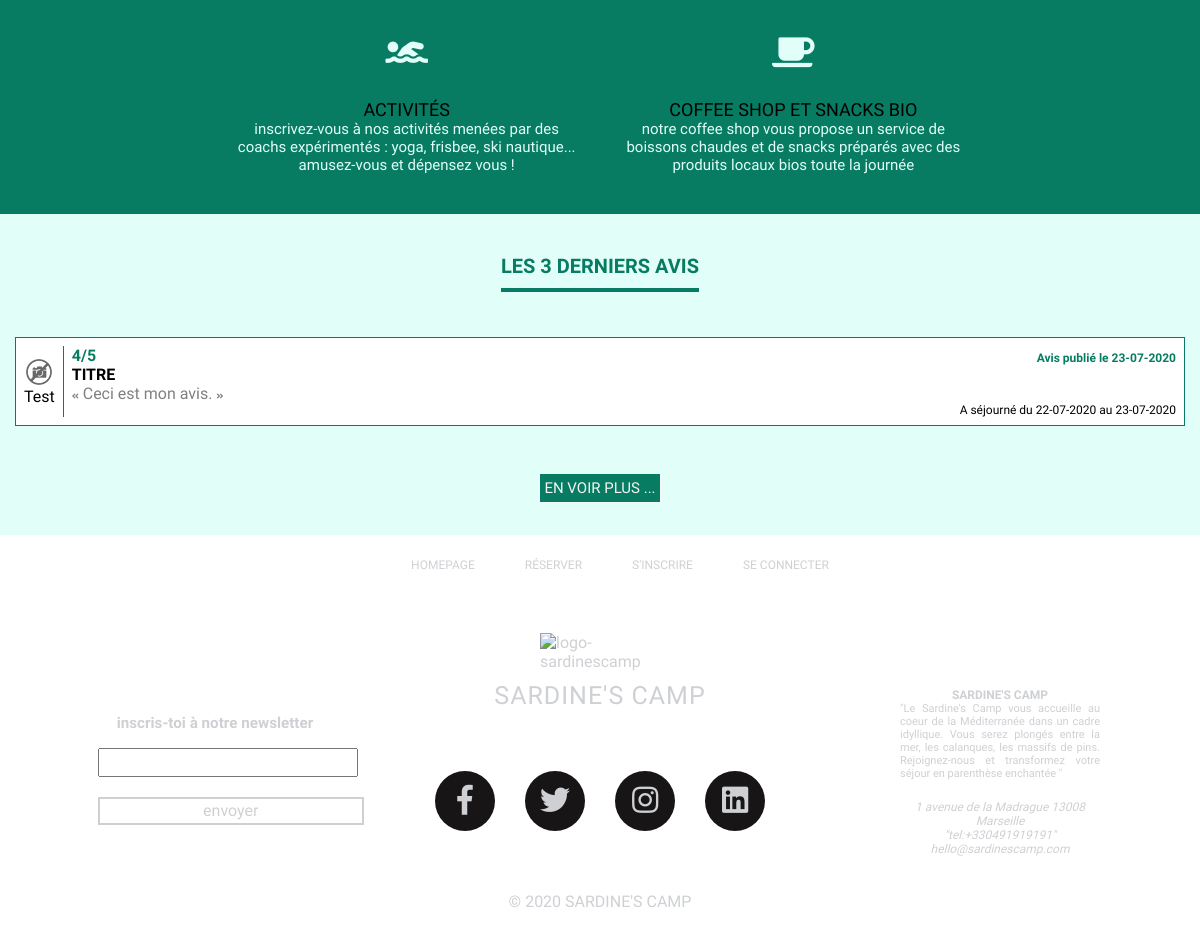
Before: / (lower part) with the older database file.
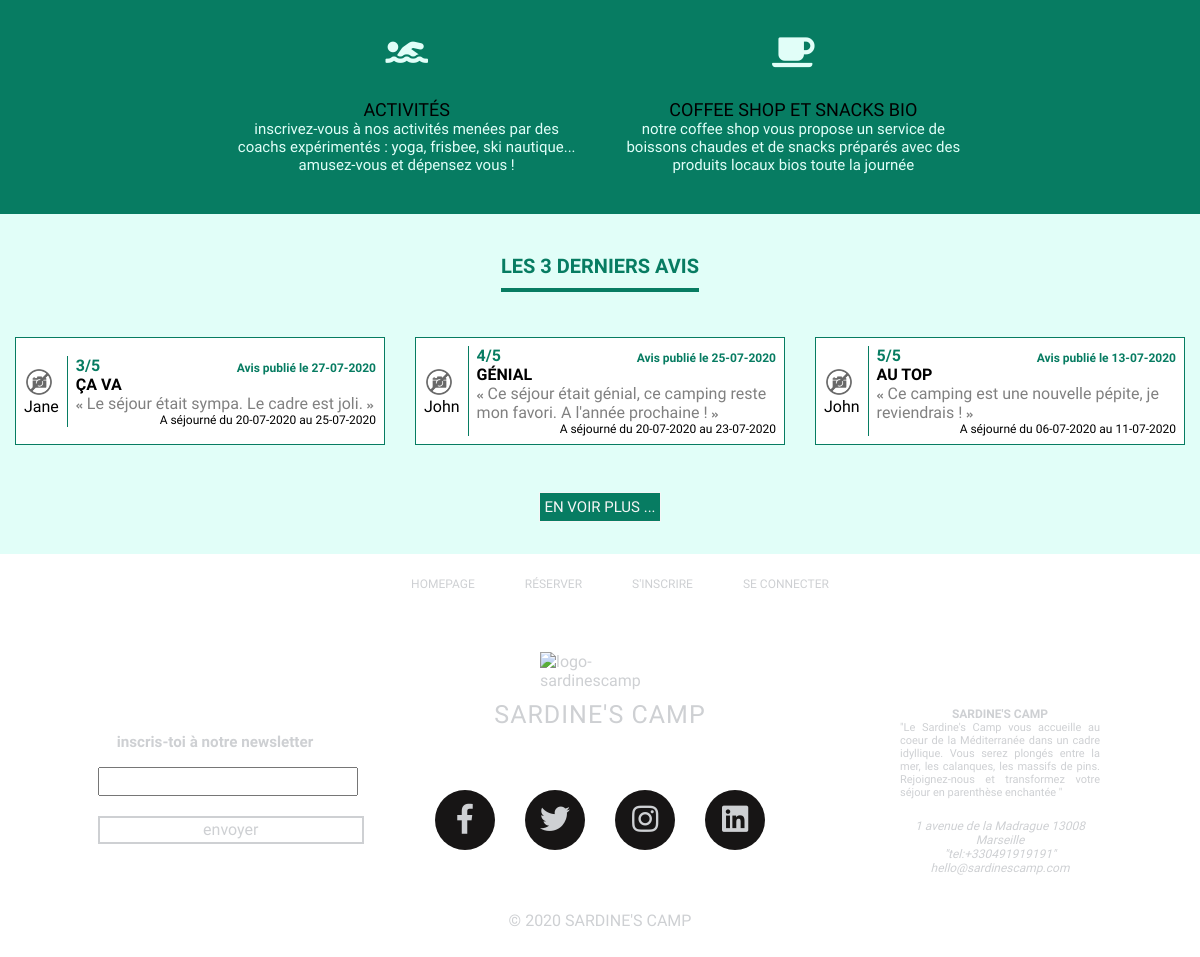
After: the same page with the newer database file.
### tables this page shows
CREATE TABLE IF NOT EXISTS `avis` (
  `id_avis` int(11) NOT NULL AUTO_INCREMENT,
  `note_sejour` int(11) NOT NULL,
  `titre_avis` varchar(50) NOT NULL,
  `texte_avis` varchar(500) NOT NULL,
  `post_date` date NOT NULL,
  `id_utilisateur` int(11) NOT NULL,
  `id_reservation` int(11) NOT NULL,
  PRIMARY KEY (`id_avis`)
);

CREATE TABLE IF NOT EXISTS `utilisateurs` (
  `id_utilisateur` int(11) NOT NULL AUTO_INCREMENT,
  `nom` varchar(50) NOT NULL,
  `prenom` varchar(50) NOT NULL,
  `email` varchar(100) NOT NULL,
  `register_date` datetime NOT NULL,
  `password` varchar(255) NOT NULL,
  `is_admin` int(11) NOT NULL,
  `num_tel` varchar(50) NOT NULL,
  `gender` varchar(50) NOT NULL,
  `avatar` varchar(255) DEFAULT NULL,
  PRIMARY KEY (`id_utilisateur`)
);

CREATE TABLE IF NOT EXISTS `reservations` (
  `id_reservation` int(11) NOT NULL AUTO_INCREMENT,
  `date_debut` date NOT NULL,
  `date_fin` date NOT NULL,
  `id_utilisateur` int(11) NOT NULL,
  PRIMARY KEY (`id_reservation`)
);

### avis.php (the view, shortened to what this page needs)
<?php
function viewComment($id_avis)
{
    $db = new Database();
    $connexion = $db->connectDb();
    $q = $connexion->prepare("SELECT * FROM avis WHERE id_avis = :id_avis");
    $q->bindParam(':id_avis', $id_avis, PDO::PARAM_INT);
    $q->execute();
    $avis = $q->fetch();
    $reservation = $avis['id_reservation'];
    $q2 = $connexion->prepare(
        "SELECT reservations.date_debut,
                reservations.date_fin,
                utilisateurs.nom,
                utilisateurs.prenom,
                utilisateurs.avatar
                FROM reservations, utilisateurs
                WHERE reservations.id_reservation = :reservation
                AND utilisateurs.id_utilisateur = reservations.id_utilisateur"
    );
    $q2->bindParam(':reservation', $reservation, PDO::PARAM_INT);
    $q2->execute();
    $other_infos_from_reservation = $q2->fetch();
    ?>
    <div class="avis">
        <div class="avis_utilisateur">
            <img src="<?= $other_infos_from_reservation['avatar'] ?>"
                 alt="Avatar de <?= $other_infos_from_reservation['prenom'] ?>"
                 width='30' height='30'>
            <p><?= $other_infos_from_reservation['prenom'] ?></p>
        </div>
        <div class="avis_texte">
            <div class="note_avis">
                <p><?= $avis['note_sejour'] ?>/5</p>
                <p class="date_avis">Avis publié le <?= date('d-m-Y',strtotime($avis['post_date'])) ?></p>
            </div>
            <p class="titre_avis"><?= $avis['titre_avis'] ?></p>
            <p class="avis_texte_quote"><i class="fas fa-angle-double-left"></i> <?= $avis['texte_avis'] ?> <i class="fas fa-angle-double-right"></i></p>
            <p class="date_avis">A séjourné du <?= date('d-m-Y',strtotime($other_infos_from_reservation['date_debut'])) ?>
                au <?= date('d-m-Y',strtotime($other_infos_from_reservation['date_fin'])) ?></p>
        </div>
    </div>
    <?php
}

### index.php (shortened to what this page needs)
<!DOCTYPE html>
<html>
<head>
    <link rel="stylesheet" href="https://use.fontawesome.com/releases/v5.3.1/css/all.css"
>
    <link rel="stylesheet" type="text/css" href="css/style.css">
</head>
<body>
    <?php
    include("class/bdd.php");
    include 'avis.php'; ?>
<main>
    <section id="services">
        <section class="cen">
            <section class="service">
            </section>
            <section class="service">
            </section>
            <section class="service">
            </section>
            <section class="service">
                <i class="fas fa-swimmer"></i>
                <h2>activités</h2>
                <p>inscrivez-vous à nos activités menées par des coachs expérimentés : yoga, frisbee, ski nautique...
                    amusez-vous et dépensez vous !</p>
            </section>
            <section class="service">
                <i class="fas fa-coffee"></i>
                <h2>coffee shop et snacks bio</h2>
                <p>notre coffee shop vous propose un service de boissons chaudes et de snacks préparés avec des produits
                    locaux bios toute la journée</p>
            </section>
        </section>
    </section>
    <section id="avis_index">
        <h1>LES 3 DERNIERS AVIS</h1>
        <section id="last_avis_index">
            <?php
            $q = $connexion->prepare("SELECT id_avis FROM avis ORDER BY id_avis DESC LIMIT 3");
            $q->execute();
            $avis = $q->fetchAll();
            foreach ($avis as $value) {
                viewComment($value['id_avis']);
            } ?>
        </section>
        <div>
            <a href="voir_avis.php">En voir plus ...</a>
        </div>
    </section>
</main>
<footer>
    <?php
    include("includes/footer.php") ?>
</footer>
</body>
</html>

### class/bdd.php (shortened to what this page needs)
    </body>
</html>

### includes/footer.php (shortened to what this page needs)
<footer>
    <nav>
        <ul>
            <li><a href="index.php">homepage</a></li>
            <?php
            if (isset($_SESSION['user']['id_user'])) {
                if ($_SESSION['user']['is_admin'] == 1) {
                    ?>
                    <li><a href="admin.php">espace admin</a></li>
                    <?php
                }
                ?>
                <li><a href="planning.php">nos disponibilités</a></li>
                <li><a href="mailto:hello@sardinescamp.com">nous contacter</a></li>
                <li>
                    <form action="index.php" method="post">
                        <input id="deco1" name="deco" value="DECONNEXION" type="submit"/>
                    </form>
                </li>
                <?php
            } else {
                ?>
                <li><a href="connexion.php">réserver</a></li>
                <li><a href="inscription.php">s'inscrire</a></li>
                <li><a href="connexion.php">se connecter</a></li>
            <?php
            } ?>
        </ul>
    </nav>
    <section id=container-bottom>
        <section id="footerleft">
            <section id="newsletter">
                <h3>inscris-toi à notre newsletter</h3>
                <form action="" method="POST">
                    <input type="text" id="news" name="emailnews" placeholder="Enter your email"></br>
                    <input type="submit" name="submitnews" id="btnnews" value="envoyer">
                </form>
            </section>
        </section>
        <section id="footercenter">
            <section id="bottom-logo">
                <img id="logo" src="https://i.ibb.co/XzyCCqt/LOGO1.png" alt="logo-sardinescamp">
                <h1><a href="index.php">SARDINE'S CAMP</a></h1>
            </section>
            <section id="social-media">
                <ul id="social-list">
                    <li><a href="https://facebook.com" target="_blank"><i class="fab fa-facebook-f"></i></a></li>
                    <li><a href="https://twitter.com" target="_blank"><i class="fab fa-twitter"></i></a></li>
                    <li><a href="https://www.instagram.com" target="_blank"><i class="fab fa-instagram"></i></a></li>
                    <li><a href="https://www.linkedin.com" target="_blank"><i class="fab fa-linkedin"></i></a></li>
                </ul>
            </section>
            <p id="copyright">&copy; 2020 SARDINE'S CAMP</p>
        </section>
        <section id="footerright">
            <h2>SARDINE'S CAMP</h2>
            <p>"Le Sardine's Camp vous accueille au coeur de la Méditerranée dans un cadre idyllique. Vous serez plongés
                entre la mer, les calanques, les massifs de pins.
                Rejoignez-nous et transformez votre séjour en parenthèse enchantée "
            </p>
            <address>
                1 avenue de la Madrague 13008 Marseille
                <a class="contact" href="tel:+330491919191">"tel:+330491919191"</a>
                <a class="contact" href="mailto:hello@sardinescamp.com">hello@sardinescamp.com</a>
            </address>
        </section>
    </section>
</footer>

### css/style.css (style rules this page uses)
* { margin: 0; padding: 0; list-style: none; text-decoration: none; font-family: 'Hind Siliguri', sans-serif; }
body { width: 100%; }
footer { display: flex; flex-direction: column; width: 100%; height: 25%; justify-content: space-around; align-items: center; color: #CED0D3; }
footer a { color: #CED0D3; text-decoration: none; }
#container-bottom { display: flex; }
footer nav ul { display: flex; list-style-type: none; justify-content: space-around; margin-top: 5%; width: 100%; padding-left: 5vh; text-transform: uppercase; font-size: 12px; }
footer nav ul li { padding-right:5vh; }
footer nav ul li a { text-decoration: none; }
#footerleft { display: flex; width: 100%; flex-direction: column; align-items: center; justify-content: space-around; height: 50vh; font-size: 13px; }
#footercenter { display: flex; width: 100%; height: 50vh; align-items: center; justify-content: space-evenly; flex-direction: column; }
#bottom-logo { display: flex; flex-direction: column; width: 100%; align-items: center; }
#bottom-logo h1 { display: flex; font-weight: 500; font-size: 25px; letter-spacing: 1px; margin-top: 2.5%; }
#logo { width: 30%; }
#social-media { display: flex; flex-direction: column; align-items: center; }
#social-list { display: flex; }
#social-list li a { display: block; position: relative; font-size: 30px; height: 60px; width: 60px; background: #171515; line-height: 60px; border-radius: 50%; margin: 0 15px; text-align: center; cursor: pointer; }
#social-list li a:before { position: absolute; content: ''; top:0; left: 0; background:#171515; height: 100%; width: 100%; border-radius: 50%; z-index: -1; transform : scale(0.9); transition: .5s; }
#footerright { display: flex; width: 100%; align-items: center; justify-content: center; flex-direction: column; font-size: 11px; text-align: justify; }
#footerright h2 { font-size: 12px; text-transform: uppercase; }
#footerright p { width: 50%; margin-bottom: 5%; }
#footerright address { display: flex; text-align: center; flex-direction: column; width: 50%; font-size: 12px; }
#newsletter { display: flex; flex-direction: column; align-items: center; width: 100%; }
#newsletter h3 { padding-bottom: 10px; padding-left: 20px; margin-left: 2.5%; }
#btnnews { width: 130%; background: none; border: 2px solid #CED0D3; color: #CED0D3; padding: 2.5px; font-size: 16px; cursor: pointer; margin: 5px 0; }
#news { display: flex; padding: 5px; margin-top: 2.5%; width: 120%; }
#description h1, #avis_index h1 { display: inline-block; text-transform: uppercase; border-bottom: 4px solid #077C62; color: #077C62; font-size: 20px; padding-bottom: 10px; margin-top: 40px; margin-bottom: 2.5%; }
#services { background: #077C62; text-align: center; }
.cen { max-width: 1200px; margin: auto; overflow: hidden; padding: 20px; }
.service { display: inline-block; width: calc(100%/3); margin: 0 -2px; padding: 20px; box-sizing: border-box; cursor: pointer; transition: 0.4s; }
.service i { color: #E1FEF8; font-size: 34px; margin-bottom:30px; }
.service h2 { font-size: 18px; text-transform: uppercase; font-weight: 500; margin: 0; }
.service p { color:#E1FEF8; font-size: 15px; font-weight: 500; }
#avis_index { display: flex; flex-direction: column; background-color: #E1FEF8; align-items: center; font-family: 'Hind Siliguri', sans-serif; }
#last_avis_index { display: flex; flex-wrap: wrap; width: 100%; }
#last_avis_index > div { flex: 1; }
.avis_utilisateur { display: flex; flex-direction: column; margin:0.5rem; }
.avis_texte { padding-left: 0.5rem ; border-left: 1px solid #077C62; flex: 1; margin:0.5rem 0.5rem 0.5rem 0rem; display: flex; flex-direction: column; }
.avis_texte_quote { color:grey; }
.avis, .note_avis { display: flex; flex-direction: row; }
.note_avis { justify-content: space-between; font-weight: bolder; color: #077C62; }
.date_avis { text-align: right; }
.avis { align-items: center; justify-content: space-evenly; border: 1px solid #077C62; margin: 15px 15px; font-weight: 500; background-color: white; }
.titre_avis { font-weight: bold; text-transform: uppercase; }
#avis_index a { display: flex; background-color: #077C62; justify-content: center; font-size: 15px; padding:0.3rem; margin: 2rem; border: 1px solid whitesmoke; text-transform: uppercase; color: whitesmoke; font-weight: 300; }
.fa-angle-double-left, .fa-angle-double-right { font-size: 50%; }
.date_avis { align-self: flex-end; font-size: 12px; }

Changed rows visible on the page:
removed avis: id_utilisateur.avatar (placeholder picture), id_utilisateur.prenom "Test", note_sejour "4", post_date "23-07-2020", titre_avis "TITRE", texte_avis "Ceci est mon avis.", id_reservation.date_debut "22-07-2020", id_reservation.date_fin "23-07-2020"
added avis: id_utilisateur.avatar (placeholder picture), id_utilisateur.prenom "Jane", note_sejour "3", post_date "27-07-2020", titre_avis "ÇA VA", texte_avis "Le séjour était sympa. Le cadre est joli.", id_reservation.date_debut "20-07-2020", id_reservation.date_fin "25-07-2020"
added avis: id_utilisateur.avatar (placeholder picture), id_utilisateur.prenom "John", note_sejour "4", post_date "25-07-2020", titre_avis "GÉNIAL", texte_avis "Ce séjour était génial, ce camping reste mon favori. A l'année prochaine !", id_reservation.date_debut "20-07-2020", id_reservation.date_fin "23-07-2020"
added avis: id_utilisateur.avatar (placeholder picture), id_utilisateur.prenom "John", note_sejour "5", post_date "13-07-2020", titre_avis "AU TOP", texte_avis "Ce camping est une nouvelle pépite, je reviendrais !", id_reservation.date_debut "06-07-2020", id_reservation.date_fin "11-07-2020"
